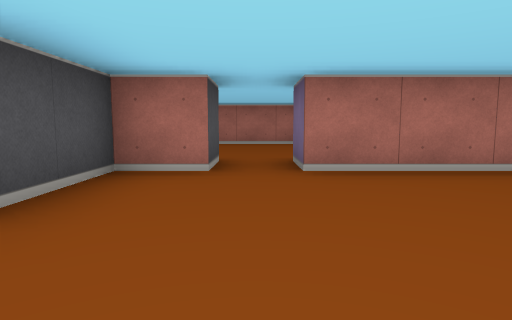
view 1 (above)

24 first-person views from a walk through a cub3D maze. The camera is about half as high as the walls, tilts 6° down and sees 75° across. The floor is counted in squares. Each view is taken from the middle of a square. On the plan, view 1 faces up. The plan holds only what a view shows up to about 9 squares ahead; the rest is blank.

view 2
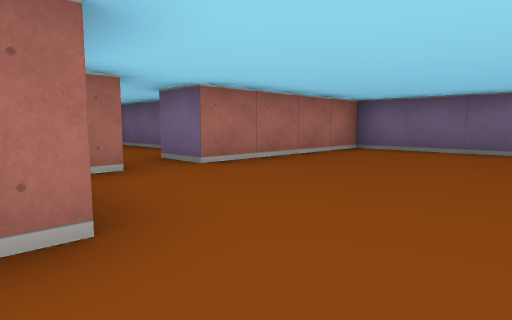

view 3
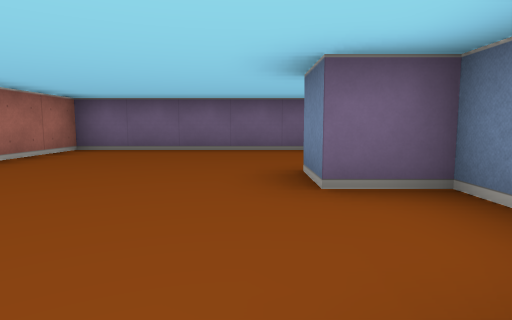

view 4
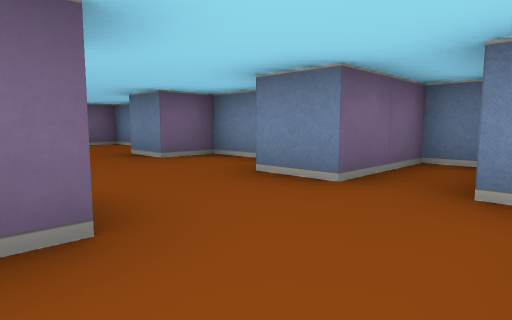

view 5
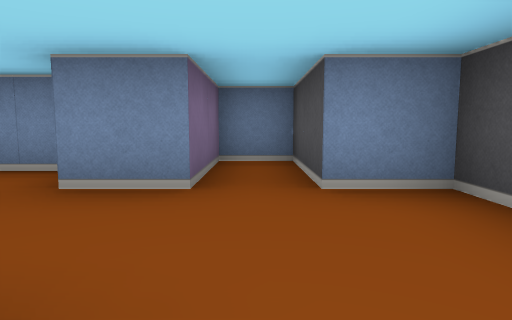

view 6
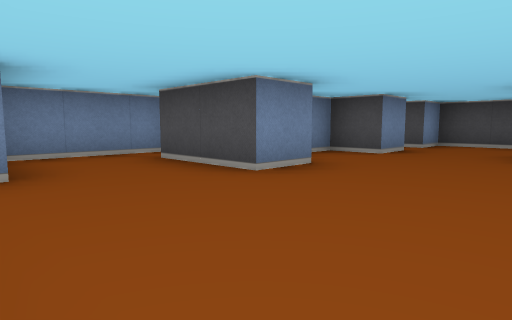

view 7
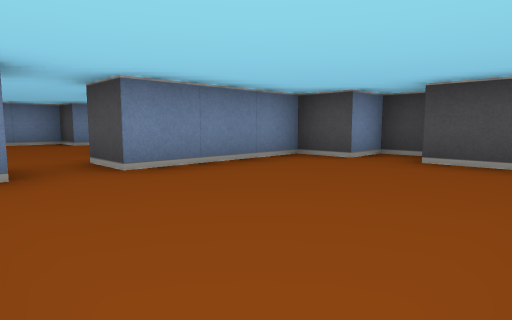

view 8
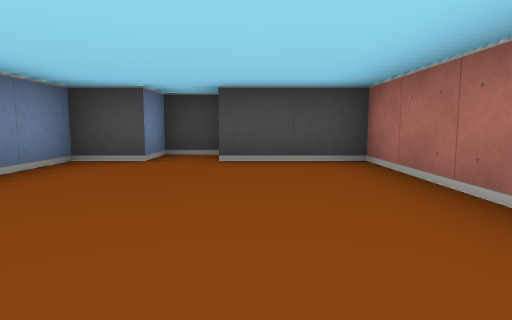

view 9
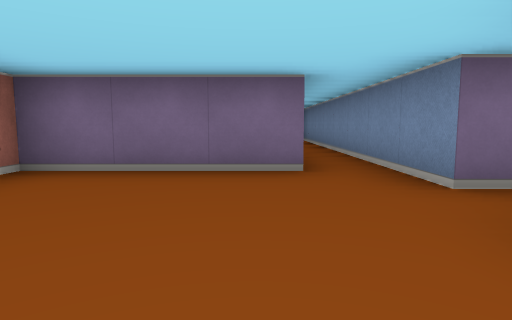

view 10
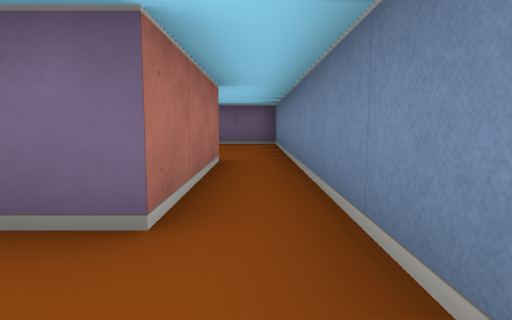

view 11
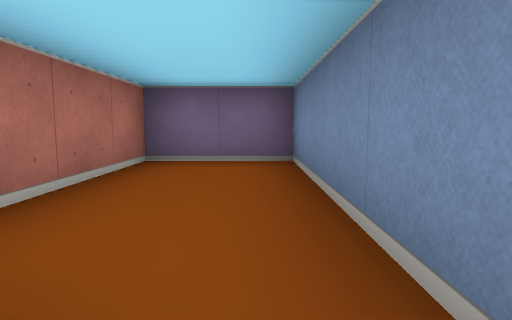

view 12
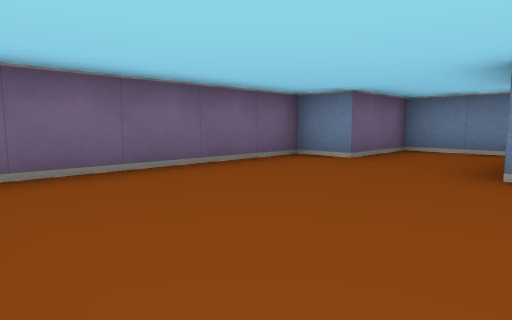

view 13
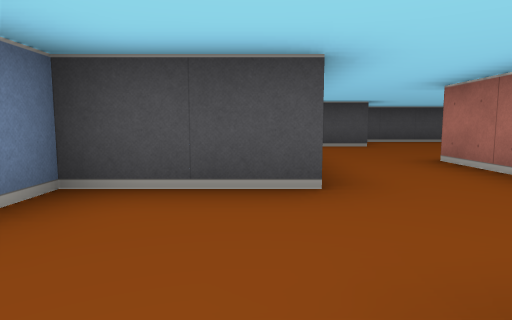

view 14
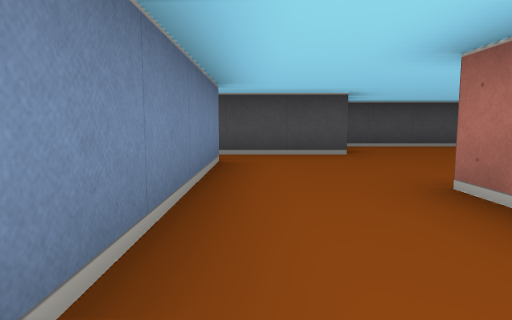

view 15
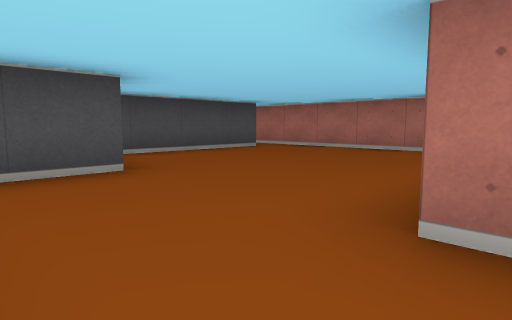

view 16
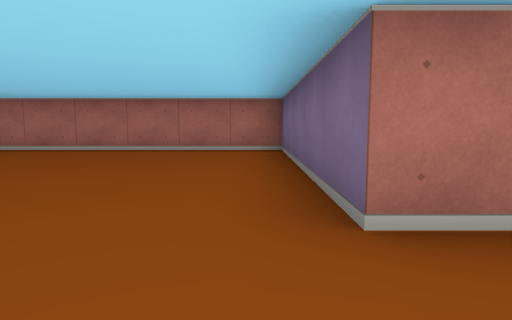

view 17
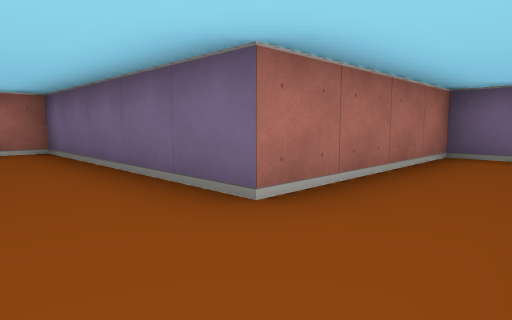

view 18
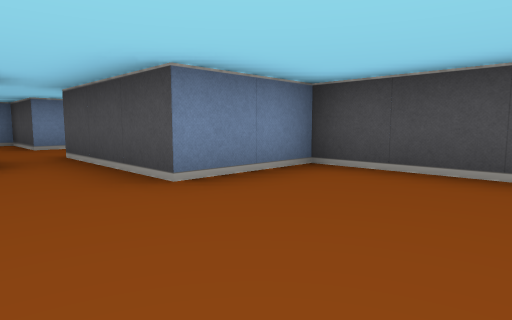

view 19
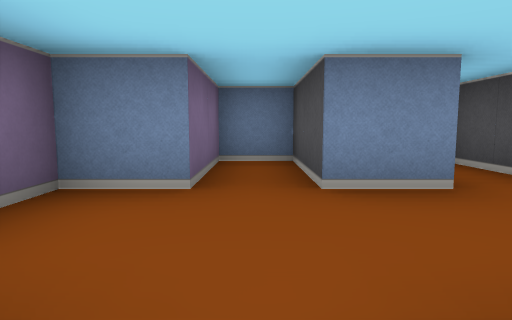

view 20
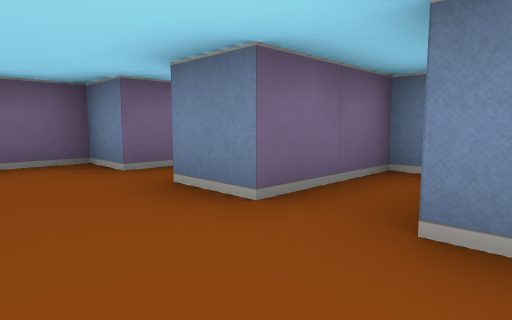

view 21
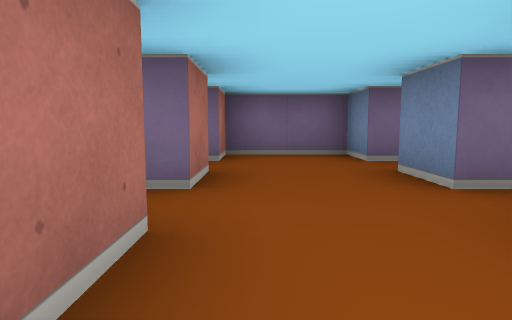

view 22
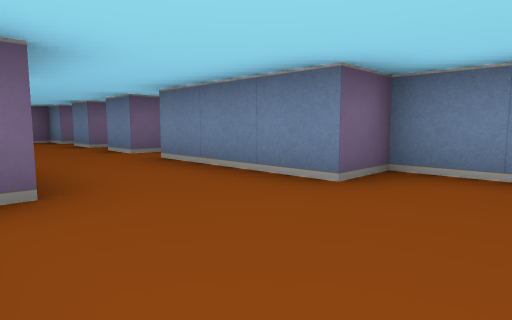

view 23
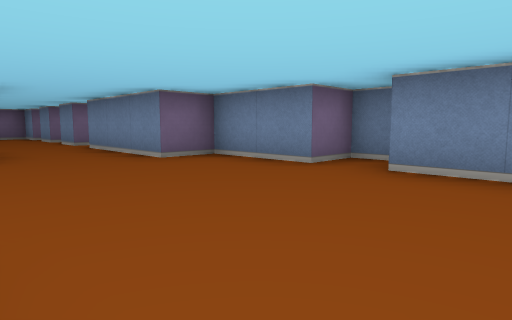

view 24
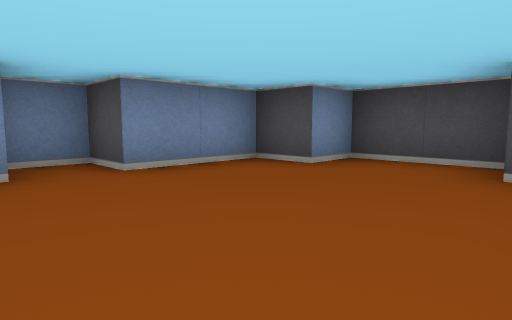

### Floor plan
Points are (right, up) in squares from view 1. A wall is a line through its corners. A room is listed if a view was taken in it or the views show most of it. See-through windows are left out.
Room 1 (views 1, 6, 12)
walls: (-0.5, 3.5) (-1.5, 3.5) (-1.5, 1.9); (-1.5, -0.5) (-1.5, -1.5) (0.5, -1.5) (0.5, -0.5) (1.5, -0.5) (1.5, -2.5); (0.9, -3.5) (3.5, -3.5) (3.5, -1.5) (4.5, -1.5) (4.5, 3.5) (0.5, 3.5)
ways out: opening at (-2, 0.5) to room 2; opening at (0, 4) to room 3
Room 2 (views 2, 3, 4, 5, 13, 14)
walls: (-2.5, 1.4) (-2.5, 3.5) (-4.5, 3.5); (-4.5, 1.5) (-4.5, -0.5) (-3.5, -0.5) (-3.5, -2.5) (-2.5, -2.5) (-2.5, -0.5) (-1.5, -0.5); (-1.4, 1.5) (-1.9, 1.5)
ways out: opening at (-2, 0.5) to room 1; opening at (-5.5, 2.5) to room 4
Room 3 (views 7, 8, 9, 10, 11)
walls: (0.5, 3.5) (0.5, 4.5) (4.5, 4.5); (-4.5, 6.5) (-4.5, 5.5) (-3.5, 5.5) (-3.5, 4.5) (-0.5, 4.5) (-0.5, 3.5); (4.5, 5.5) (1.5, 5.5) (1.5, 8.5) (-3.5, 8.5) (-3.5, 6.5)
ways out: opening at (0, 4) to room 1; opening at (4, 5) to room 7
Room 4 (views 15, 16, 17, 18, 19)
walls: (-8.5, 1.5) (-4.5, 1.5); (-4.5, 3.5) (-6.5, 3.5) (-6.5, 8.5) (-11.4, 8.5); (-11.5, 7.5) (-11.5, 3.5) (-9.5, 3.5) (-9.5, 0.5)
ways out: opening at (-5.5, 2.5) to room 2; opening at (-9, 1) to room 8; opening at (-12.5, 8)
Room 5 (view 20)
walls: (-11.5, -2.1) (-11.5, -3.2); (-12.5, -1.5) (-11.5, -1.5); (-11.5, 0.5) (-12.5, 0.5); (-9.5, 0.5) (-10.5, 0.5) (-10.5, 0.9); (-10.5, -3.6) (-10.5, -1.5) (-9.5, -1.5)
ways out: opening at (-12, -0.5) to room 6; opening at (-10, -0.5) to room 8
Room 6 (views 21, 22, 23, 24)
walls: (-22.5, 0.4) (-22.5, -1.5) (-21.5, -1.5) (-21.5, -2.5) (-19.5, -2.5) (-19.5, -3.5) (-18.5, -3.5) (-18.5, -2.5) (-16.5, -2.5) (-16.5, -1.5) (-13.5, -1.5); (-12.5, -2.1) (-12.5, -1.5)
ways out: opening at (-12, -0.5) to room 5
Room 7 (no view inside)
walls: (4.5, 4.5) (8.5, 4.5) (8.5, 6.5) (5.9, 6.5)
ways out: opening at (4, 5) to room 3
Room 8 (no view inside)
walls: (-9.5, -1.5) (-9.5, -3.5) (-8.5, -3.5) (-8.5, -1.5) (-7.5, -1.5) (-7.5, 0.5) (-8.5, 0.5)
ways out: opening at (-9, 1) to room 4; opening at (-10, -0.5) to room 5

Where each view was taken, in squares from view 1:
view 1: 0 up, 0 right, facing up
view 2: 0 up, 2 left, facing up-right
view 3: 0 up, 2 left, facing right
view 4: 2 up, 4 left, facing down-right
view 5: 2 up, 3 left, facing down
view 6: 2 up, 4 right, facing down-left
view 7: 8 up, 1 right, facing down-left
view 8: 7 up, 1 right, facing left
view 9: 6 up, 2 left, facing right
view 10: 5 up, 0 right, facing right
view 11: 5 up, 4 right, facing right
view 12: 3 up, 1 right, facing down-right
view 13: 1 up, 2 left, facing left
view 14: 2 up, 4 left, facing left
view 15: 2 up, 6 left, facing up-left
view 16: 2 up, 7 left, facing up
view 17: 2 up, 8 left, facing up-right
view 18: 6 up, 8 left, facing down-left
view 19: 1 up, 9 left, facing down
view 20: 0 up, 12 left, facing down-right
view 21: 0 up, 13 left, facing right
view 22: 1 up, 18 left, facing down-right
view 23: 1 up, 21 left, facing down-right
view 24: 1 up, 18 left, facing down-left
